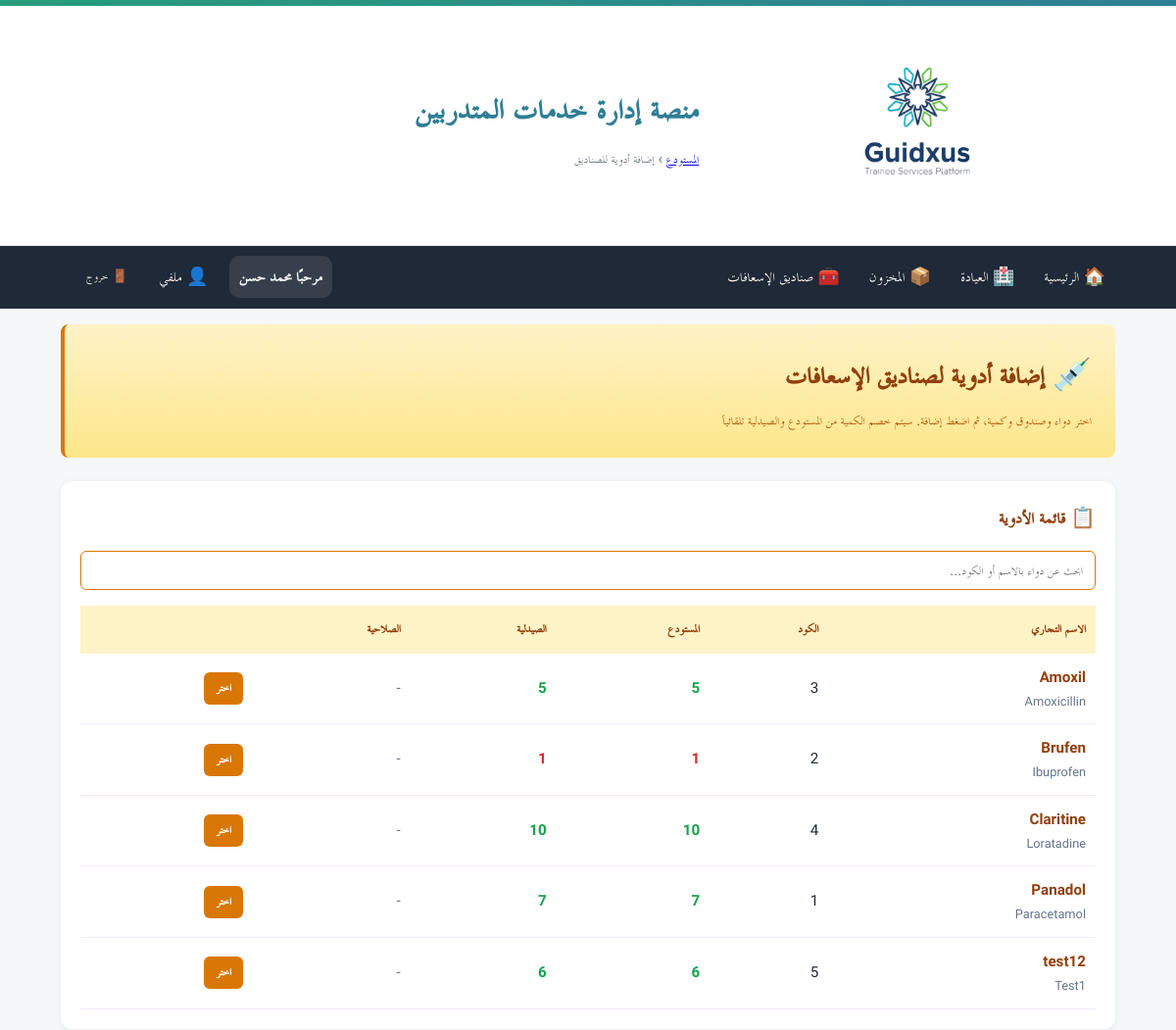
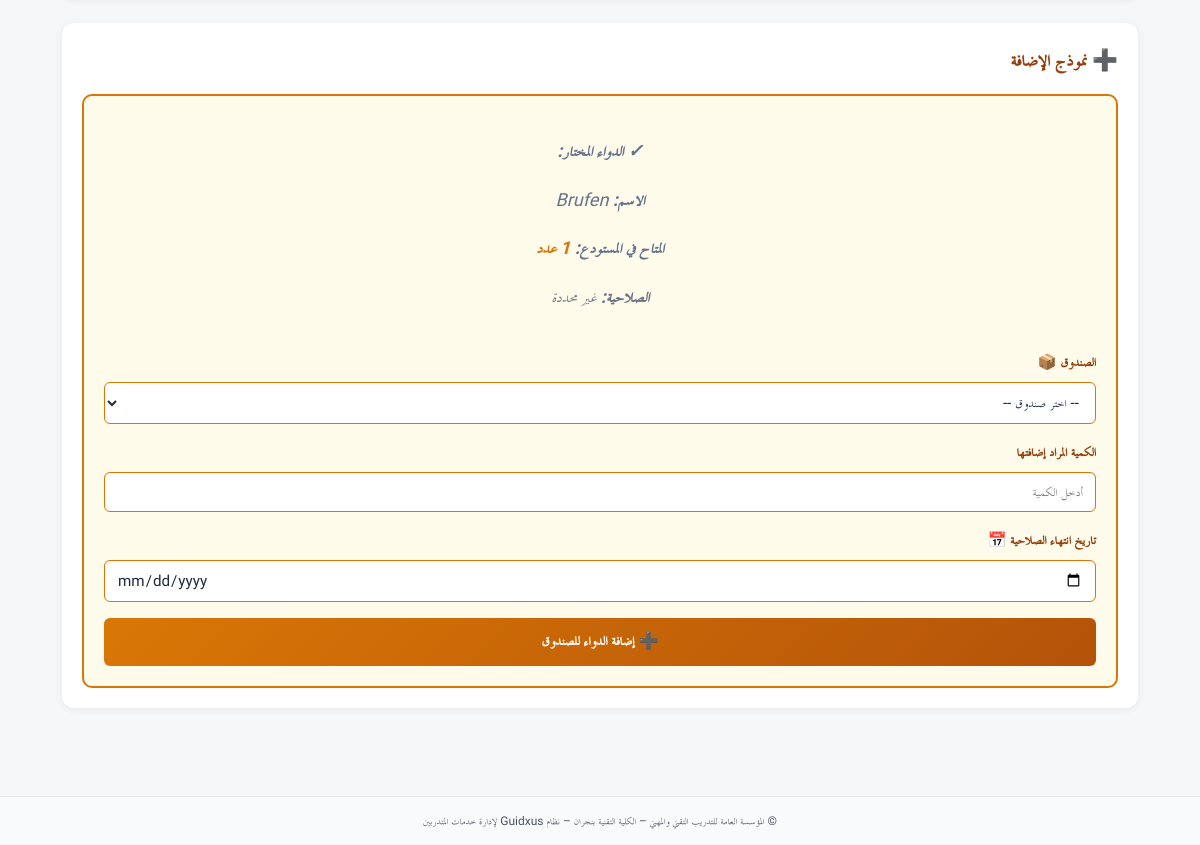
Screenshot of /inventory/supply-to-boxes?drug_id=1&drug_name=Brufen (signed in) with the database file from the repository (2 pictures, top to bottom).
### app/models.py (models this page shows)
class User(Base):
    __tablename__ = "users"
    id = Column(Integer, primary_key=True, autoincrement=True)
    full_name = Column(String(255), nullable=False)
    username = Column(String(100), unique=True, nullable=False, index=True)
    password_hash = Column(String(255), nullable=False)
    is_admin = Column(Boolean, default=False, nullable=False)   # سوبر أدمن (صلاحيات كاملة)
    is_college_admin = Column(Boolean, default=False, nullable=False)  # أدمن كلية (صلاحيات في نطاق كلية واحدة)
    college_admin_college = Column(String(255), nullable=True)  # الكلية التي يديرها أدمن الكلية
    is_hod = Column(Boolean, default=False, nullable=False)      # رئيس قسم؟
    is_doc = Column(Boolean, default=False, nullable=False)      # 👈 طبيب الكلية (جديد)
    hod_college = Column(String(255), nullable=True)             # كلية رئيس القسم (إن وُجد)
    is_active = Column(Boolean, default=True, nullable=False)
    must_change_password = Column(Boolean, default=True, nullable=False)  # يجب تغيير كلمة المرور عند أول دخول
    created_at = Column(DateTime, server_default=func.now(), nullable=False)
    updated_at = Column(DateTime, onupdate=func.now())
    headed_departments = relationship(
        "Department",
        back_populates="head_user",
        foreign_keys="Department.head_user_id",
        lazy="selectin",
    )

### tables this page shows
CREATE TABLE drugs (
            id INTEGER PRIMARY KEY AUTOINCREMENT,
            drug_code TEXT UNIQUE NOT NULL,
            trade_name TEXT NOT NULL,
            generic_name TEXT,
            strength TEXT,
            form TEXT,
            unit TEXT,
            reorder_level INTEGER DEFAULT 0,
            is_active BOOLEAN DEFAULT 1,
            created_at TIMESTAMP DEFAULT CURRENT_TIMESTAMP
        );

### app/routers/inventory.py (the view)
@router.get("/supply-to-boxes")
def supply_to_boxes_page(
    request: Request,
    msg: str = Query(default=None),
    drug_id: int = Query(default=None),
    drug_name: str = Query(default=None),
    user=Depends(require_doc),
    db: Session = Depends(get_db)
):
    drugs_data = db.execute(text('''
        SELECT
            d.id,
            d.drug_code,
            d.trade_name,
            d.generic_name,
            d.strength,
            d.form,
            d.unit,
            ws.balance_qty as warehouse_qty,
            ps.balance_qty as pharmacy_qty,
            MAX(fi.expiry_date) as expiry_date
        FROM drugs d
        LEFT JOIN warehouse_stock ws ON d.id = ws.drug_id
        LEFT JOIN pharmacy_stock ps ON d.id = ps.drug_id
        LEFT JOIN first_aid_box_items fi ON d.id = CAST(fi.drug_code AS INTEGER)
        GROUP BY d.id, d.drug_code, d.trade_name, d.generic_name, d.strength, d.form, d.unit
        ORDER BY d.trade_name
    ''')).fetchall()
    drugs = [
        {
            'id': row[0],
            'drug_code': row[1],
            'trade_name': row[2],
            'generic_name': row[3],
            'strength': row[4],
            'form': row[5],
            'unit': row[6],
            'warehouse_qty': row[7] or 0,
            'pharmacy_qty': row[8] or 0,
            'expiry_date': str(row[9]) if row[9] else None,
        }
        for row in drugs_data
    ]
    boxes = db.query(FirstAidBox).all()
    from datetime import date
    today = str(date.today())
    return templates.TemplateResponse("inventory/supply_to_boxes.html", {
        "request": request,
        "drugs": drugs,
        "boxes": boxes,
        "msg": msg,
        "preselected_drug_id": drug_id,
        "preselected_drug_name": drug_name,
        "today": today
    })

### app/templates/inventory/supply_to_boxes.html (shortened to what this page needs)
{% extends "base.html" %}
{% block breadcrumb %}
  <a href="/inventory/">المستودع</a> › <span>إضافة أدوية للصناديق</span>
{% endblock %}
{% block content %}
<div class="page-header">
  <h1 class="page-title">💉 إضافة أدوية لصناديق الإسعافات</h1>
  <p class="page-subtitle">اختر دواء وصندوق وكمية، ثم اضغط إضافة. سيتم خصم الكمية من المستودع والصيدلية تلقائياً</p>
</div>
<div class="main-content">
  <div class="section">
    <h2 class="section-title">📋 قائمة الأدوية</h2>
    <div class="search-bar">
      <input
        type="text"
        id="drugSearch"
        placeholder="ابحث عن دواء بالاسم أو الكود..."
      >
    </div>
    <div class="table-container">
      <table class="drugs-table">
        <thead>
          <tr>
            <th>الاسم التجاري</th>
            <th>الكود</th>
            <th>المستودع</th>
            <th>الصيدلية</th>
            <th>الصلاحية</th>
            <th></th>
          </tr>
        </thead>
        <tbody id="drugsTableBody">
          {% if drugs %}
            {% for drug in drugs %}
            <tr class="drug-row" data-drug-id="{{ drug.id }}">
              <td>
                <span class="drug-name">{{ drug.trade_name }}</span>
                {% if drug.generic_name %}
                  <div style="font-size: 0.8rem; color: #64748b;">{{ drug.generic_name }}</div>
                {% endif %}
              </td>
              <td>{{ drug.drug_code }}</td>
              <td>
                <span class="{% if drug.warehouse_qty < 5 %}qty-low{% else %}qty-normal{% endif %}">
                  {{ drug.warehouse_qty }}
                </span>
              </td>
              <td>
                <span class="{% if drug.pharmacy_qty < 5 %}qty-low{% else %}qty-normal{% endif %}">
                  {{ drug.pharmacy_qty }}
                </span>
              </td>
              <td>
                {% if drug.expiry_date %}
                  {% if drug.expiry_date < today %}
                    <span style="color: #dc2626; font-weight: 600;">⚠️ {{ drug.expiry_date }}</span>
                  {% else %}
                    <span style="color: #059669;">✅ {{ drug.expiry_date }}</span>
                  {% endif %}
                {% else %}
                  <span style="color: #6b7280;">-</span>
                {% endif %}
              </td>
              <td>
                <button
                  class="select-drug-btn"
                  onclick="selectDrug({{ drug.id }}, '{{ drug.trade_name }}', {{ drug.warehouse_qty }}, '{{ drug.unit }}', '{{ drug.expiry_date or '' }}')"
                >
                  اختر
                </button>
              </td>
            </tr>
            {% endfor %}
          {% else %}
            <tr>
              <td colspan="6" class="no-drug-message">لا توجد أدوية في النظام</td>
            </tr>
          {% endif %}
        </tbody>
      </table>
    </div>
  </div>
  <div class="section">
    <h2 class="section-title">➕ نموذج الإضافة</h2>
    <form class="action-form" onsubmit="submitAdd(event)">
      <div id="selectedDrugInfo" class="no-drug-message">اختر دواء من القائمة بجانبك</div>
      <div class="form-group">
        <label for="boxSelect">الصندوق 📦</label>
        <select id="boxSelect" name="box_id" required>
          <option value="">-- اختر صندوق --</option>
        </select>
      </div>
      <div class="form-group">
        <label for="quantityInput">الكمية المراد إضافتها</label>
        <input
          type="number"
          id="quantityInput"
          name="quantity"
          min="1"
          placeholder="أدخل الكمية"
          required
        >
      </div>
      <div class="form-group">
        <label for="expiryDateInput">تاريخ انتهاء الصلاحية 📅</label>
        <input
          type="date"
          id="expiryDateInput"
          name="expiry_date"
          placeholder="اختر التاريخ"
        >
      </div>
      <button type="submit" class="add-btn" id="addBtn" disabled>
        ➕ إضافة الدواء للصندوق
      </button>
    </form>
  </div>
</div>
{% endblock %}

### app/templates/base.html (shortened to what this page needs)
<!doctype html>
<html lang="ar" dir="rtl">
<head>
  <link rel="stylesheet" href="/static/css/app.css">
  <link rel="stylesheet" href="/static/css/custom.css">
</head>
<body>
  <header class="site-header">
    <div class="topband"></div>
    <div class="container header-inner">
      {% if ui_logo_url %}
        <img src="{{ ui_logo_url }}" alt="{{ app_name or 'Logo' }}" class="logo">
      {% else %}
        <img src="/static/images/logo.jpg" alt="{{ app_name or 'Logo' }}" class="logo">
      {% endif %}
      <div class="titles">
        <h1 class="site-title">{{ app_name or "منصة إدارة خدمات المتدربين" }}</h1>
        <div class="breadcrumb">{% block breadcrumb %}{% endblock %}</div>
      </div>
    </div>
  </header>
  <nav class="main-nav">
    <div class="nav-inner">
      <a href="/">🏠 الرئيسية</a>
      {% set cu = request.session.get('user') %}
      {% set display_name = (cu.get('full_name') if cu and cu.get('full_name') else (cu.get('username') if cu and cu.get('username') else 'مستخدم')) %}
      {% if cu %}
        {% if cu.get('is_doc') %}
          <a href="/clinic/">🏥 العيادة</a>
          <a href="/inventory/">📦 المخزون</a>
          <a href="/first-aid/">🧰 صناديق الإسعافات</a>
        {% endif %}
        <div class="navbar-right">
          <span class="greeting">مرحبًا {{ display_name }}</span>
          <a href="/profile/" class="btn-link" title="ملفي الشخصي">👤 ملفي</a>
          <form method="post" action="/auth/logout" style="margin:0;">
            <button class="btn-link btn-logout" title="تسجيل الخروج">🚪 خروج</button>
          </form>
        </div>
      {% else %}
        <div class="nav-spacer"></div>
        <a href="/auth/login">🔐 تسجيل الدخول</a>
      {% endif %}
    </div>
  </nav>
  <main class="container">
    {% block content %}{% endblock %}
  </main>
  <footer class="site-footer">
    <div class="container">
      <small>
        {{ ui_footer or "© المؤسسة العامة للتدريب التقني والمهني – الكلية التقنية بنجران – نظام Guidxus لإدارة خدمات المتدربين" }}
      </small>
    </div>
  </footer>
</body>
</html>

### app/static/css/app.css (style rules this page uses)
:root { --tvtc-green-1:#7EC6A4; --tvtc-green-2:#289D7B; --tvtc-blue-1:#6BB6C8; --tvtc-blue-2:#2F7E96; --tvtc-gray-1:#F5F7F8; --tvtc-gray-2:#E5E7EA; --tvtc-gray-3:#6B7280; --tvtc-black:#1F2937; --tvtc-ivory:#FAFAF7; }
* { box-sizing:border-box; font-family:"Cairo","TraditionalArabicCustom","MajallaCustom","Noto Kufi Arabic","Segoe UI",Arial,sans-serif; }
body { margin:0; background:linear-gradient(180deg,var(--tvtc-ivory),#fff 220px,var(--tvtc-gray-1) 221px); color:var(--tvtc-black); font-size:18px; line-height:1.7; }
.container { max-width:1100px; margin-inline:auto; padding:16px; }
.site-header { background:#fff; border-bottom:1px solid var(--tvtc-gray-2); }
.header-inner { display:flex; align-items:center; gap:16px; padding-block:12px; }
.logo { height:56px; width:auto; filter: drop-shadow(0 1px 0 rgba(0,0,0,.05)); }
.site-title { margin:0; color:var(--tvtc-blue-2); font-weight:700; letter-spacing:.3px; }
.breadcrumb { color:var(--tvtc-gray-3); font-size:.9rem; }
.topband { height:6px; background:linear-gradient(90deg,var(--tvtc-green-2),var(--tvtc-blue-2)); }
.site-footer { margin-top:40px; background:#fff; border-top:1px solid var(--tvtc-gray-2); padding:16px; color:var(--tvtc-gray-3); text-align:center; }
.main-nav { background: #1f2937; color: #fff; border-bottom: 1px solid rgba(255,255,255,.06); }
.main-nav .nav-inner { display: flex; gap: 10px; align-items: center; padding: 10px 12px; max-width: 1100px; margin: 0 auto; }
.main-nav a { color:#fff; text-decoration:none; padding:6px 10px; border-radius:8px; }
.main-nav form { margin-inline-start: auto; }
.btn-link { background: transparent; color: #fff; border: 0; cursor: pointer; padding: 6px 10px; border-radius: 8px; }

### app/static/css/custom.css (style rules this page uses)
.nav-inner a { display: inline-flex; align-items: center; gap: 6px; color: #fff; text-decoration: none; padding: 6px 10px; border-radius: 8px; }
.nav-inner .btn-link { display: inline-flex; align-items: center; gap: 6px; background: transparent; color: #fff; border: 0; cursor: pointer; padding: 6px 10px; border-radius: 8px; }
.navbar-right { display: flex; align-items: center; gap: 12px; }
.greeting { font-weight: 700; color: #f0f5f6; background: rgba(255, 255, 255, 0.10); padding: 6px 10px; border-radius: 10px; }
.btn-logout { margin-left: 40px; }
.btn-logout { margin-left: 16px; }
.site-footer { background: #f9fafb; padding: 12px 0; text-align: center; font-size: .9rem; color: #4b5563; }

### app/templates/base.html (style rules this page uses)
:root { --container: 1100px; }
.container { max-width: var(--container); margin: 0 auto; padding: 0 12px; }
.main-nav { background: #1f2937; color: #fff; border-bottom: 1px solid rgba(255,255,255,.06); }
.main-nav .nav-inner { display: flex; gap: 10px; align-items: center; padding: 10px 12px; max-width: var(--container); margin: 0 auto; }
.main-nav a { color:#fff; text-decoration:none; padding:6px 10px; border-radius:8px; }
.btn-link { background: transparent; color: #fff; border: 0; cursor: pointer; padding: 6px 10px; border-radius: 8px; }
main.container { padding-top: 16px; padding-bottom: 24px; }
.breadcrumb { color:#6b7280; font-size:.92rem; margin-top:8px; }
.site-header .header-inner { display:flex; align-items:center; gap:14px; padding: 12px 0; }
.site-header .logo { height: 220px; width: auto; }
.site-header .site-title { margin:0; font-weight:700; }
.site-footer { background:#f9fafb; padding:12px 0; text-align:center; font-size:.9rem; color:#4b5563; }

### rows the page displays
User: full_name "محمد حسن"
drugs: trade_name "Amoxil", generic_name "Amoxicillin", drug_code "3", warehouse_qty "5", pharmacy_qty "5"
drugs: trade_name "Brufen", generic_name "Ibuprofen", drug_code "2", warehouse_qty "1", pharmacy_qty "1"
drugs: trade_name "Claritine", generic_name "Loratadine", drug_code "4", warehouse_qty "10", pharmacy_qty "10"
drugs: trade_name "Panadol", generic_name "Paracetamol", drug_code "1", warehouse_qty "7", pharmacy_qty "7"
drugs: trade_name "test12", generic_name "Test1", drug_code "5", warehouse_qty "6", pharmacy_qty "6"

### other values shown
{{ app_name or "منصة إدارة خدمات المتدربين" }} "منصة إدارة خدمات المتدربين"
